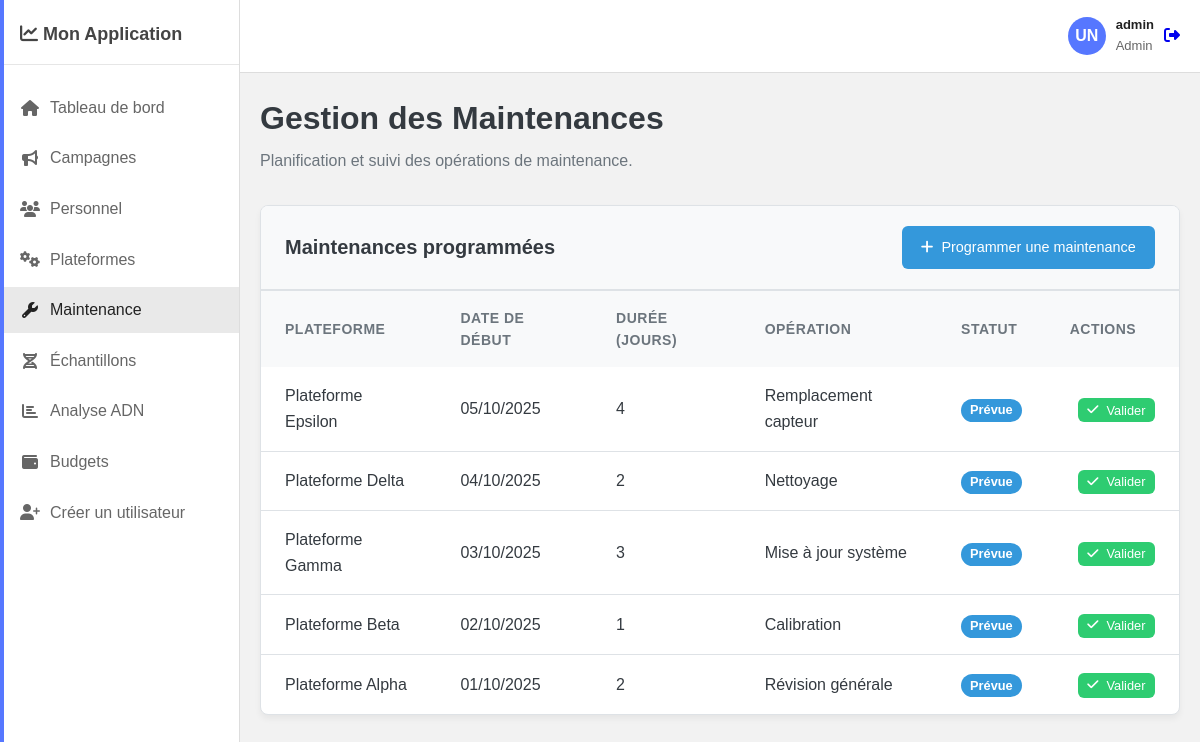
Page /maintenance/ (signed in) on the committed database.
### monApp/models.py (models this page shows, shortened)
class User(db.Model, UserMixin):
    id = db.Column(db.Integer, primary_key=True)
    username = db.Column(db.String(80), unique=True, nullable=False)
    password = db.Column(db.String(256), nullable=False)
    role = db.Column(db.Enum(UserRole),
                     nullable=False,
                     default=UserRole.CHERCHEUR)

class Maintenance(db.Model):
    __tablename__ = 'MAINTENANCE'
    idMaint = db.Column(db.Integer, primary_key=True)
    date_maintenance = db.Column(db.Date)
    duree = db.Column(db.Integer)
    type_operation = db.Column(db.String(100))
    statut = db.Column(db.Enum(MaintenanceStatus),
                       nullable=False,
                       default=MaintenanceStatus.PREVUE)
    idPl = db.Column(db.Integer, db.ForeignKey('PLATEFORME.idPl'))
    @property
    def statut_class(self):
        if self.statut == MaintenanceStatus.PREVUE:
            return "primary"
        elif self.statut == MaintenanceStatus.TERMINEE:
            return "success"

class Plateforme(db.Model):
    __tablename__ = 'PLATEFORME'
    idPl = db.Column(db.Integer, primary_key=True)
    nom = db.Column(db.String(100))
    nb_personnes_necessaires = db.Column(db.Integer)
    cout_journalier = db.Column(db.Numeric(10, 2))
    intervalle_maintenance = db.Column(db.Integer)
    campagnes = db.relationship('Campagne', backref='plateforme', lazy=True)
    maintenances = db.relationship('Maintenance',
                                   backref='plateforme',
                                   lazy=True)
    habilitations_requises = db.relationship('Habilitation',
                                             secondary=requiert,
                                             backref=db.backref(
                                                 'plateformes_requerantes',
                                                 lazy=True))

### monApp/views.py (the view)
@app.route('/maintenance/')
@login_required
@role_required(UserRole.ADMIN, UserRole.TECHNIQUE)
def maintenance():
    maintenances = Maintenance.query.order_by(
        Maintenance.date_maintenance.desc()).all()
    return render_template('maintenance.html', maintenances=maintenances)

### monApp/views.py (called while the page is built)
def role_required(*roles):
    def wrapper(fn):
        @wraps(fn)
        def decorated_view(*args, **kwargs):
            if not current_user.is_authenticated or current_user.role not in roles:
                abort(403)
            return fn(*args, **kwargs)
        return decorated_view
    return wrapper

@login_manager.user_loader
def load_user(user_id):
    return User.query.get(int(user_id))

### monApp/templates/maintenance.html (shortened to what this page needs)
{% extends "base.html" %}
{% block extra_css %}
<link rel="stylesheet" href="{{ url_for('static', filename='css/maintenance.css') }}">
{% endblock %}
{% block content %}
<div class="page-title">
    <h1>Gestion des Maintenances</h1>
    <p>Planification et suivi des opérations de maintenance.</p>
</div>
<div class="card">
    <div class="card-header">
        <h2 class="card-title">Maintenances programmées</h2>
        <a href="{{ url_for('add_maintenance') }}" class="btn btn-primary"><i class="fas fa-plus"></i> Programmer une maintenance</a>
    </div>
    <div class="table-responsive">
        <table class="table">
            <thead>
                <tr>
                    <th>Plateforme</th>
                    <th>Date de début</th>
                    <th>Durée (jours)</th>
                    <th>Opération</th>
                    <th>Statut</th>
                    <th>Actions</th>
                </tr>
            </thead>
            <tbody>
                {% for maintenance in maintenances %}
                <tr>
                    <td>{{ maintenance.plateforme.nom }}</td>
                    <td>{{ maintenance.date_maintenance.strftime('%d/%m/%Y') }}</td>
                    <td>{{ maintenance.duree }}</td>
                    <td>{{ maintenance.type_operation }}</td>
                    <td><span class="badge badge-{{ maintenance.statut_class }}">{{ maintenance.statut.value }}</span></td>
                    <td class="actions">
                        {% if maintenance.statut.value == 'Prévue' %}
                        <form action="{{ url_for('validate_maintenance', maintenance_id=maintenance.idMaint) }}" method="POST" style="display:inline;">
                            <button type="submit" class="btn btn-sm btn-success"><i class="fas fa-check"></i> Valider</button>
                        </form>
                        {% endif %}
                    </td>
                </tr>
                {% else %}
                <tr>
                    <td colspan="6" class="text-center">Aucune maintenance programmée.</td>
                </tr>
                {% endfor %}
            </tbody>
        </table>
    </div>
</div>
{% endblock %}

### monApp/templates/base.html (shortened to what this page needs)
<!DOCTYPE html>
<html lang="fr">
<head>
    <link rel="stylesheet" href="https://cdnjs.cloudflare.com/ajax/libs/font-awesome/6.4.0/css/all.min.css">
    <link rel="stylesheet" href="{{ url_for('static', filename='../static/css/base.css') }}">
    {% block extra_css %}{% endblock %}
</head>
<body>
    <aside class="sidebar">
        <div class="sidebar-header">
            <h2><i class="fas fa-chart-line"></i> Mon Application</h2>
        </div>
        <nav>
            <ul class="sidebar-menu">
                <li><a href="{{ url_for('tableau_de_bord') }}" class="{{ 'active' if 'tableau_de_bord' in request.endpoint else '' }}"><i class="fas fa-home"></i> Tableau de bord</a></li>
                {% if current_user.role.value in ['chercheur', 'admin'] %}
                    <li><a href="{{ url_for('campagnes') }}" class="{{ 'active' if 'campagnes' in request.endpoint else '' }}"><i class="fas fa-bullhorn"></i> Campagnes</a></li>
                {% endif %}
                {% if current_user.role.value == 'admin' %}
                    <li><a href="{{ url_for('personnel') }}" class="{{ 'active' if 'personnel' in request.endpoint else '' }}"><i class="fas fa-users"></i> Personnel</a></li>
                {% endif %}
                {% if current_user.role.value in ['admin', 'technique'] %}
                    <li><a href="{{ url_for('plateforme') }}" class="{{ 'active' if 'plateforme' in request.endpoint else '' }}"><i class="fas fa-cogs"></i> Plateformes</a></li>
                    <li><a href="{{ url_for('maintenance') }}" class="{{ 'active' if 'maintenance' in request.endpoint else '' }}"><i class="fas fa-wrench"></i> Maintenance</a></li>
                {% endif %}
                {% if current_user.role.value in ['chercheur', 'admin'] %}
                    <li><a href="{{ url_for('sequences_adn') }}" class="{{ 'active' if 'sequences_adn' in request.endpoint else '' }}"><i class="fas fa-dna"></i> Échantillons</a></li>
                    <li><a href="{{ url_for('analyse') }}" class="{{ 'active' if 'analyse' in request.endpoint else '' }}"><i class="fas fa-chart-bar"></i> Analyse ADN</a></li>
                {% endif %}
                {% if current_user.role.value in ['direction', 'admin'] %}
                    <li><a href="{{ url_for('budget') }}" class="{{ 'active' if 'budget' in request.endpoint else '' }}"><i class="fas fa-wallet"></i> Budgets</a></li>
                {% endif %}
                {% if current_user.role.value in ['direction', 'admin'] %}
                    <li><a href="{{ url_for('creer_compte') }}" class="{{ 'active' if 'creer_compte' in request.endpoint else '' }}"><i class="fas fa-user-plus"></i> Créer un utilisateur</a></li>
                {% endif %}
            </ul>
        </nav>
    </aside>
    <main class="main-content">
        <header class="header">
            <div class="user-info">
                <div class="user-avatar">UN</div>
                <div class="user-details">
                    <span class="user-name">{{ current_user.username }}</span>
                    <span class="user-role">{{ current_user.role.value|capitalize }}</span>
                </div>
                <a href="{{ url_for('logout') }}" class="btn-logout" title="Déconnexion">
                    <i class="fas fa-sign-out-alt"></i>
                </a>
            </div>
        </header>
        <div class="container">
            {% block content %}{% endblock %}
        </div>
    </main>
</body>
</html>

### monApp/static/css/base.css (style rules this page uses)
* { margin: 0; padding: 0; box-sizing: border-box; }
body { font-family: Arial, sans-serif; background: #f2f2f2; color: #333; line-height: 1.6; min-height: 100vh; }
.sidebar { position: fixed; left: 0; top: 0; width: 240px; height: 100vh; background: #ffffff; border-right: 1px solid #ddd; padding: 20px 0; transition: transform 0.3s ease; }
.sidebar-header { padding: 0 20px 15px; border-bottom: 1px solid #e6e6e6; }
.sidebar-header h2 { font-size: 18px; font-weight: 700; color: #444; }
.sidebar-menu { list-style: none; padding: 15px 0; }
.sidebar-menu li { margin: 5px 0; }
.sidebar-menu a { display: flex; align-items: center; padding: 10px 20px; text-decoration: none; color: #666; transition: background 0.2s; }
.sidebar-menu a:hover, .sidebar-menu a.active { background: #e9e9e9; color: #222; }
.sidebar-menu a.active::before { content: ""; position: absolute; left: 0; width: 4px; top: 0; bottom: 0; background: #5677ff; }
.sidebar-menu i { margin-right: 10px; width: 20px; text-align: center; }
.main-content { margin-left: 240px; min-height: 100vh; }
.header { background: #ffffff; border-bottom: 1px solid #ddd; padding: 15px 20px; display: flex; justify-content: space-between; align-items: center; position: sticky; top: 0; }
.user-info { display: flex; align-items: center; gap: 10px; }
.user-avatar { width: 38px; height: 38px; border-radius: 50%; background: #5677ff; color: white; display: flex; align-items: center; justify-content: center; font-weight: 700; }
.user-details span { display: block; font-size: 13px; }
.user-name { font-weight: 600; color: #222; }
.user-role { color: #666; }
.container { padding: 20px; }
.page-title { margin-bottom: 20px; }
.page-title h1 { font-size: 24px; margin-bottom: 3px; color: #222; }
.page-title p { color: #777; }
.btn { padding: 8px 14px; border-radius: 4px; outline: none; border: none; cursor: pointer; display: inline-flex; align-items: center; gap: 6px; text-decoration: none; font-size: 14px; }
.btn-primary { background: #5677ff; color: white; }

### monApp/static/css/maintenance.css (style rules this page uses)
:root { --primary-color: #3498db; --success-color: #2ecc71; --danger-color: #e74c3c; --light-grey-color: #f8f9fa; --medium-grey-color: #e9ecef; --dark-grey-color: #6c757d; --text-color: #343a40; --card-bg: #ffffff; --card-border-color: #dee2e6; --shadow: 0 4px 6px rgba(0, 0, 0, 0.05); }
.page-title { margin-bottom: 2rem; }
.page-title h1 { font-size: 2rem; font-weight: 700; color: var(--text-color); margin-bottom: 0.25rem; }
.page-title p { font-size: 1rem; color: var(--dark-grey-color); }
.card { background-color: var(--card-bg); border: 1px solid var(--card-border-color); border-radius: 8px; box-shadow: var(--shadow); margin-bottom: 2rem; overflow: hidden; }
.card-header { display: flex; justify-content: space-between; align-items: center; padding: 1.25rem 1.5rem; background-color: var(--light-grey-color); border-bottom: 1px solid var(--card-border-color); }
.card-title { font-size: 1.25rem; font-weight: 600; margin: 0; color: var(--text-color); }
.table-responsive { width: 100%; overflow-x: auto; }
.table { width: 100%; border-collapse: collapse; color: var(--text-color); }
.table thead { background-color: var(--light-grey-color); }
.table th, .table td { padding: 1rem 1.5rem; text-align: left; vertical-align: middle; border-top: 1px solid var(--card-border-color); }
.table th { font-weight: 600; font-size: 0.875rem; text-transform: uppercase; letter-spacing: 0.5px; color: var(--dark-grey-color); }
.table tbody tr:first-child td { border-top: none; }
.badge { display: inline-block; padding: 0.4em 0.7em; font-size: 0.8rem; font-weight: 600; line-height: 1; text-align: center; white-space: nowrap; vertical-align: baseline; border-radius: 12px; color: #fff; }
.badge-primary { background-color: var(--primary-color); }
.btn { display: inline-flex; align-items: center; gap: 0.5rem; padding: 0.6rem 1.2rem; font-size: 0.9rem; font-weight: 500; text-align: center; text-decoration: none; border: none; border-radius: 6px; cursor: pointer; transition: background-color 0.2s ease, box-shadow 0.2s ease; }
.btn-primary { background-color: var(--primary-color); color: #fff; }
.btn-success { background-color: var(--success-color); color: #fff; }
.btn-sm { padding: 0.3rem 0.6rem; font-size: 0.8rem; }
td.actions { text-align: right; }
td.actions .btn { margin-left: 0.5rem; }

### rows in the picture
User: username "admin", role.value "Admin"
Maintenance: plateforme.nom "Plateforme Epsilon", date_maintenance "05/10/2025", duree "4", type_operation "Remplacement capteur", statut.value "Prévue"
Maintenance: plateforme.nom "Plateforme Delta", date_maintenance "04/10/2025", duree "2", type_operation "Nettoyage", statut.value "Prévue"
Maintenance: plateforme.nom "Plateforme Gamma", date_maintenance "03/10/2025", duree "3", type_operation "Mise à jour système", statut.value "Prévue"
Maintenance: plateforme.nom "Plateforme Beta", date_maintenance "02/10/2025", duree "1", type_operation "Calibration", statut.value "Prévue"
Maintenance: plateforme.nom "Plateforme Alpha", date_maintenance "01/10/2025", duree "2", type_operation "Révision générale", statut.value "Prévue"
